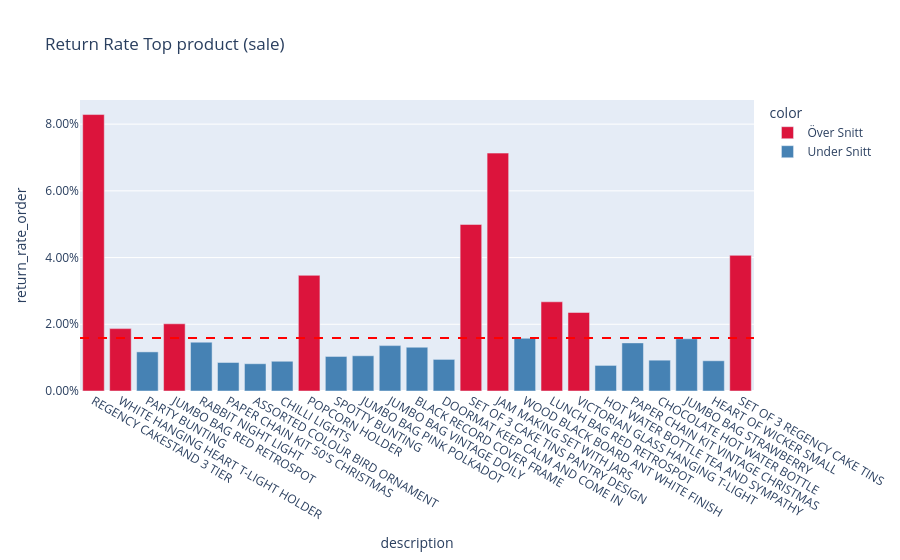

The notebook cell this image was saved under:
### Code cell
r_topsale = df_return_top_sale.head(25).copy()
r_topsale['color'] = r_topsale['return_rate_order'].apply(lambda x: 'Över Snitt' if x > df_avg_rr['weighted_return_rate_order'][0] else 'Under Snitt')

fig_r_topsale = px.bar(r_topsale,
                       x='description',
                       y='return_rate_order',
                       color='color',
                       color_discrete_map={'Över Snitt': 'crimson', 'Under Snitt': 'steelblue'},
                       title='Return Rate Top product (sale)',
                       category_orders={'description': r_topsale['description'].tolist()}
                       )

fig_r_topsale.add_hline(
    y=df_avg_rr['weighted_return_rate_order'][0],
    line_dash='dash',
    line_color='red'    
)

fig_r_topsale.update_yaxes(tickformat='.2%')

fig_r_topsale.write_html("../HTML/prod_rrtop_sales.html",
                         include_plotlyjs='cdn')

fig_r_topsale.show()

### Figure 1 — Plotly figure (JSON) as saved in the notebook; plotly's stock layout.template omitted (floating-point values rounded to 4 significant figures)
{"data": [{"hovertemplate": "color=Över Snitt<br>description=%{x}<br>return_rate_order=%{y}<extra></extra>", "legendgroup": "Över Snitt", "marker": {"color": "crimson", "pattern": {"shape": ""}}, "name": "Över Snitt", "orientation": "v", "showlegend": true, "textposition": "auto", "type": "bar", "x": ["REGENCY CAKESTAND 3 TIER", "WHITE HANGING HEART T-LIGHT HOLDER", "JUMBO BAG RED RETROSPOT", "POPCORN HOLDER", "SET OF 3 CAKE TINS PANTRY DESIGN ", "JAM MAKING SET WITH JARS", "LUNCH BAG RED RETROSPOT", "VICTORIAN GLASS HANGING T-LIGHT", "SET OF 3 REGENCY CAKE TINS"], "xaxis": "x", "y": [0.08287, 0.0187, 0.02014, 0.03467, 0.04993, 0.07131, 0.02674, 0.02354, 0.04066], "yaxis": "y"}, {"hovertemplate": "color=Under Snitt<br>description=%{x}<br>return_rate_order=%{y}<extra></extra>", "legendgroup": "Under Snitt", "marker": {"color": "steelblue", "pattern": {"shape": ""}}, "name": "Under Snitt", "orientation": "v", "showlegend": true, "textposition": "auto", "type": "bar", "x": ["PARTY BUNTING", "RABBIT NIGHT LIGHT", "PAPER CHAIN KIT 50'S CHRISTMAS ", "ASSORTED COLOUR BIRD ORNAMENT", "CHILLI LIGHTS", "SPOTTY BUNTING", "JUMBO BAG PINK POLKADOT", "JUMBO BAG VINTAGE DOILY ", "BLACK RECORD COVER FRAME", "DOORMAT KEEP CALM AND COME IN", "WOOD BLACK BOARD ANT WHITE FINISH", "HOT WATER BOTTLE TEA AND SYMPATHY", "PAPER CHAIN KIT VINTAGE CHRISTMAS", "CHOCOLATE HOT WATER BOTTLE", "JUMBO BAG STRAWBERRY", "HEART OF WICKER SMALL"], "xaxis": "x", "y": [0.01172, 0.01463, 0.008547, 0.008174, 0.008915, 0.01035, 0.01056, 0.01361, 0.01312, 0.009472, 0.0158, 0.007669, 0.01442, 0.009238, 0.01566, 0.009061], "yaxis": "y"}], "layout": {"barmode": "relative", "legend": {"title": {"text": "color"}, "tracegroupgap": 0}, "shapes": [{"line": {"color": "red", "dash": "dash"}, "type": "line", "x0": 0, "x1": 1, "xref": "x domain", "y0": 0.0159, "y1": 0.0159, "yref": "y"}], "title": {"text": "Return Rate Top product (sale)"}, "xaxis": {"anchor": "y", "categoryarray": ["REGENCY CAKESTAND 3 TIER", "WHITE HANGING HEART T-LIGHT HOLDER", "PARTY BUNTING", "JUMBO BAG RED RETROSPOT", "RABBIT NIGHT LIGHT", "PAPER CHAIN KIT 50'S CHRISTMAS ", "ASSORTED COLOUR BIRD ORNAMENT", "CHILLI LIGHTS", "POPCORN HOLDER", "SPOTTY BUNTING", "JUMBO BAG PINK POLKADOT", "JUMBO BAG VINTAGE DOILY ", "BLACK RECORD COVER FRAME", "DOORMAT KEEP CALM AND COME IN", "SET OF 3 CAKE TINS PANTRY DESIGN ", "JAM MAKING SET WITH JARS", "WOOD BLACK BOARD ANT WHITE FINISH", "LUNCH BAG RED RETROSPOT", "VICTORIAN GLASS HANGING T-LIGHT", "HOT WATER BOTTLE TEA AND SYMPATHY", "PAPER CHAIN KIT VINTAGE CHRISTMAS", "CHOCOLATE HOT WATER BOTTLE", "JUMBO BAG STRAWBERRY", "HEART OF WICKER SMALL", "SET OF 3 REGENCY CAKE TINS"], "categoryorder": "array", "domain": [0, 1], "title": {"text": "description"}}, "yaxis": {"anchor": "x", "domain": [0, 1], "tickformat": ".2%", "title": {"text": "return_rate_order"}}}}
